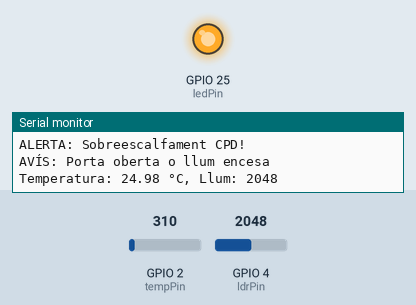
Bench run of a sketch on a simulated ESP32. Parts: output pins drawn as LEDs (lit = HIGH), the last lines printed to the serial monitor. Inputs (shaded band) come from the test bench; at power-on: GPIO 2 (tempPin) = 310, GPIO 4 (ldrPin) = 2048.

Above: at 2.8 s.
2.9 s: GPIO 2 (tempPin) set to 201
5.6 s: GPIO 2 (tempPin) set to 170
At 6.7 s:
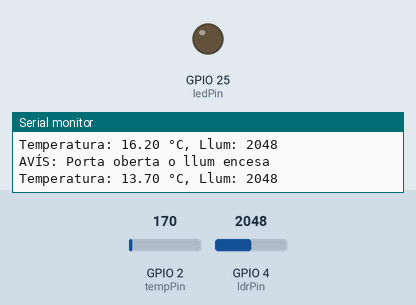
8.3 s: GPIO 2 (tempPin) set to 372
At 11.2 s:
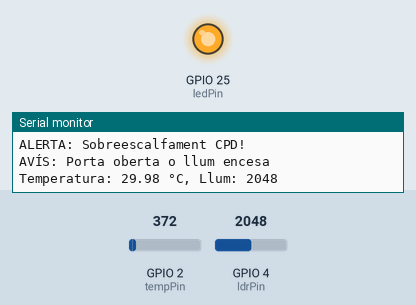
11.5 s: GPIO 2 (tempPin) set to 186
At 12.7 s:
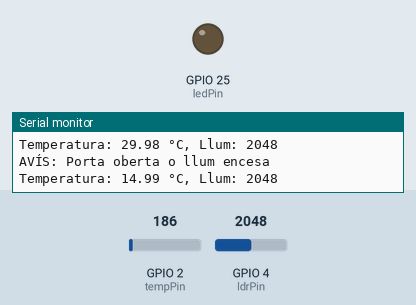
Timing chart, 0 to 14.5 s (numbered marks = the images above; inputs shaded):
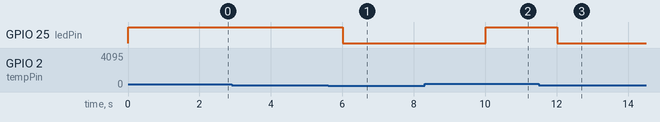

The sketch:

issue3.ino
```cpp
const int tempPin = 2;
const int ldrPin = 4;
const int ledPin = 25;

float temperatura = 0.0;
int valorTemp = 0;
int valorLDR = 0;

unsigned long lastPrint = 0;
const unsigned long interval = 2000;

void setup() {
  pinMode(ledPin, OUTPUT);
  Serial.begin(115200);
}

void loop() {
  unsigned long currentMillis = millis();

  valorTemp = analogRead(tempPin);
  float voltage = valorTemp * (3.3 / 4095.0);
  temperatura = voltage * 100.0;

  valorLDR = analogRead(ldrPin);

  if (temperatura > 15.0) {
    digitalWrite(ledPin, HIGH);
    Serial.println("ALERTA: Sobreescalfament CPD!");
  } else {
    digitalWrite(ledPin, LOW);
  }

  if (valorLDR > 1000) {
    Serial.println("AVÍS: Porta oberta o llum encesa");
  }

  if (currentMillis - lastPrint >= interval) {
    Serial.print("Temperatura: ");
    Serial.print(temperatura);
    Serial.print(" °C, Llum: ");
    Serial.println(valorLDR);
    lastPrint = currentMillis;
  }
  delay(2000);
}
```

Measured:
- the behaviour switches between 187 and 186 on GPIO 2 (tempPin) (found by bisection; images 0 and 1)
- after the input at 5.6 s, GPIO 25 (ledPin): HIGH → LOW after 0.41 s
- after the input at 8.3 s, GPIO 25 (ledPin): LOW → HIGH after 1.7 s
- after the input at 11.5 s, GPIO 25 (ledPin): HIGH → LOW after 0.51 s
